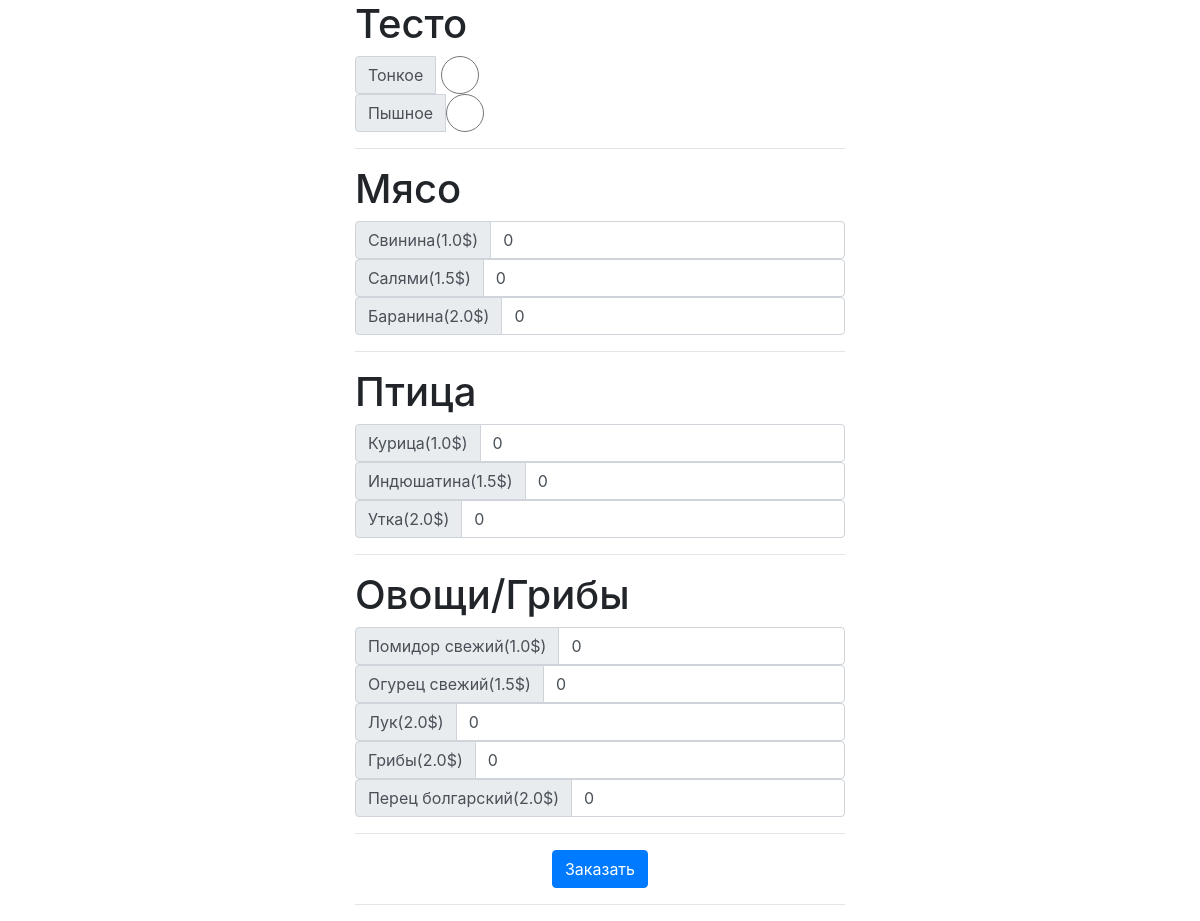
The page / on the database its author committed.
### pizza/models.py (models this page shows, shortened)
class Group(models.Model):
    INPUT_CHOISES = (
        ('radio', 'Радио-кнопки'),
        ('number', 'Числовой ввод'),
        ('checkbox', 'Флажки'),
        ('select', 'Выпадающий список'),
    )
    name = models.CharField(max_length=64, help_text='Название группы ингредиентов')
    type = models.CharField(max_length=7, choices=INPUT_CHOISES, default='input', help_text='Поля выбора')
    sort_index = models.IntegerField(default=5, help_text='Индекс сортировки вывода группы полей')
    class Meta:
        ordering = ["sort_index"]

class Ingredient(models.Model):
    group = models.ForeignKey(Group, on_delete=models.CASCADE)
    name = models.CharField(max_length=64, help_text='Название ингредиента')
    price = models.FloatField(null=True, default=0, help_text='Цена за еденицу')
    class Meta:
        ordering = ['price', 'group__name']

### pizza/views.py (the view)
# urls.py: path('', views.index, name='index')
def index(req):
    """Разобьем ингридиенты по массиву в соответсвии с их группой"""
    elements = dict()
    for group in models.Group.objects.all():
        elements[group.id] = {'group': group}
        elements[group.id].update({'ingredients': {}})
        for ing in models.Ingredient.objects.filter(group_id=group.id):
            elements[group.id]['ingredients'].update({ing.id: ing})
    return render(req, 'index.html', context={
        'elements': elements
    })

### pizza/templates/index.html (shortened to what this page needs)
{% extends 'base.html' %}
{% block content %}
    <form action="" class="index-form">
        {% for key, value in elements.items %}
            <div>
                <h1>{{ value.group.name }}</h1>
                {% for key_ing, value_ing in value.ingredients.items %}
                    <div class="input-group {{ value.group.type }}">
                        <div class="input-group-prepend">
                            <label for="item-{{ value_ing.id }}" class="input-group-text">
                                {{ value_ing.name }}{% if value_ing.price %}({{ value_ing.price }}$){% endif %}
                            </label>
                        </div>
                        <input id="item-{{ value_ing.id }}"
                               type="{{ value.group.type }}"
                               class="form-control"
                               name="{% if value.group.type == 'radio'%}{{ value.group.name }}{% else %}{{ value_ing.name }}{% endif %}"
                               min="0"
                               value="0">
                    </div>
                {% endfor %}
            </div>
            <hr>
        {% endfor %}
        <div class="d-flex justify-content-center">
            <button type="submit" class="btn btn-primary">Заказать</button>
        </div>
        <hr>
    </form>
{% endblock %}

### pizza/templates/base.html (shortened to what this page needs)
<!DOCTYPE html>
{% load static %}
<html lang="en">
<head>
    <link rel="stylesheet" href="https://stackpath.bootstrapcdn.com/bootstrap/4.3.1/css/bootstrap.min.css">
    <link rel="stylesheet" href="{% static '/css/style.css' %}/">
</head>
<body>
<div class="container">
    <div class="row justify-content-md-center">
        {% block content %}{% endblock %}
    </div>
</div>
</body>
</html>

### static/css/style.css (style rules this page uses)
.index-form .input-group.radio { width: 130px; }

### rows shown on the page
Group: group.name "Тесто"
Ingredient: name "Тонкое", id "☐ Тонкое"
Ingredient: name "Пышное", id "☐ Пышное"
Group: group.name "Мясо", type "0"
Ingredient: name "Свинина", price "1.0"
Ingredient: name "Салями", price "1.5"
Ingredient: name "Баранина", price "2.0"
Group: group.name "Птица", type "0"
Ingredient: name "Курица", price "1.0"
Ingredient: name "Индюшатина", price "1.5"
Ingredient: name "Утка", price "2.0"
Group: group.name "Овощи/Грибы", type "0"
Ingredient: name "Помидор свежий", price "1.0"
Ingredient: name "Огурец свежий", price "1.5"
Ingredient: name "Лук", price "2.0"
Ingredient: name "Грибы", price "2.0"
Ingredient: name "Перец болгарский", price "2.0"
